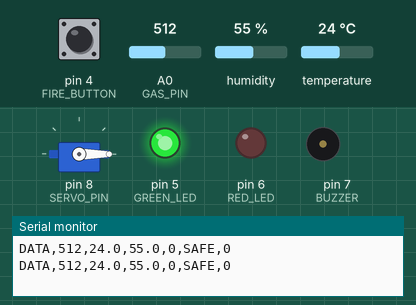
Simulated run of this sketch. Board: Arduino Uno, built with avr-gcc and run on an emulated ATmega328P. Parts: servo, output pins drawn as LEDs (lit = HIGH), buzzer (waves = sounding), the last lines printed to the serial monitor. The inputs (shaded band) are chosen by the test bench; at power-on: A0 (GAS_PIN) = 512, pin 4 (FIRE_BUTTON) HIGH, humidity 55 %, temperature 24 °C.

Above: at 4.8 s.
4.9 s: A0 (GAS_PIN) set to 583
7.8 s: A0 (GAS_PIN) set to 614
At 8.5 s:
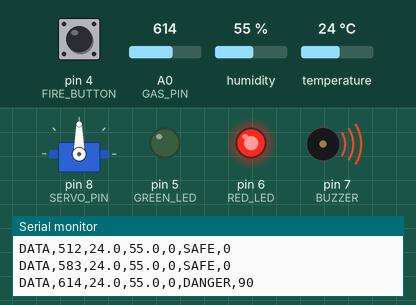
10.7 s: A0 (GAS_PIN) set to 590
At 12.8 s:
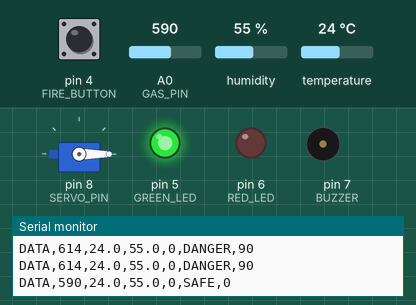
13.6 s: A0 (GAS_PIN) set to 610
At 14.5 s:
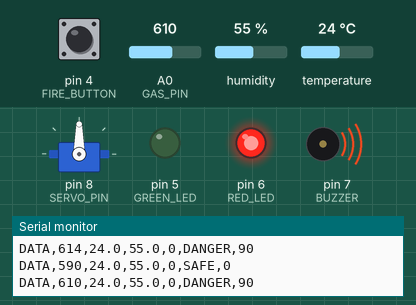
Timing chart, 0 to 16.6 s (numbered marks = the images above; inputs shaded):
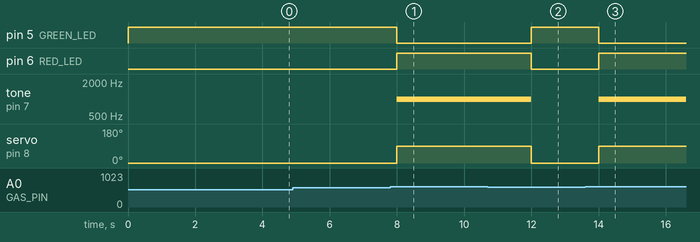

The sketch:

sketch.ino
```cpp
#include <DHT.h>
#include <Servo.h>

#define GAS_PIN A0
#define DHT_PIN 2
#define DHT_TYPE DHT22

#define FIRE_BUTTON 4
#define GREEN_LED 5
#define RED_LED 6
#define BUZZER 7
#define SERVO_PIN 8

// Demonstration thresholds only
const int GAS_THRESHOLD = 600;
const float TEMP_THRESHOLD = 45.0;

DHT dht(DHT_PIN, DHT_TYPE);
Servo ventilationServo;

unsigned long lastReadTime = 0;
const unsigned long READ_INTERVAL = 2000;

void setup() {
  Serial.begin(9600);

  pinMode(FIRE_BUTTON, INPUT_PULLUP);
  pinMode(GREEN_LED, OUTPUT);
  pinMode(RED_LED, OUTPUT);
  pinMode(BUZZER, OUTPUT);

  dht.begin();

  ventilationServo.attach(SERVO_PIN);
  ventilationServo.write(0);

  digitalWrite(GREEN_LED, HIGH);
  digitalWrite(RED_LED, LOW);
  noTone(BUZZER);

  Serial.println("COAL MINE SAFETY MONITOR");
  Serial.println("Format: DATA,gas,temp,humidity,fire,status,servo");
}

void loop() {
  if (millis() - lastReadTime < READ_INTERVAL) {
    return;
  }

  lastReadTime = millis();

  int gasValue = analogRead(GAS_PIN);
  float temperature = dht.readTemperature();
  float humidity = dht.readHumidity();

  bool fireDetected = digitalRead(FIRE_BUTTON) == LOW;
  bool sensorError = isnan(temperature) || isnan(humidity);

  bool gasDanger = gasValue >= GAS_THRESHOLD;
  bool tempDanger = !sensorError &&
                    temperature >= TEMP_THRESHOLD;

  bool danger = gasDanger || tempDanger ||
                fireDetected || sensorError;

  // Update safety outputs
  digitalWrite(RED_LED, danger ? HIGH : LOW);
  digitalWrite(GREEN_LED, danger ? LOW : HIGH);

  if (danger) {
    tone(BUZZER, 1000);
    ventilationServo.write(90);
  } else {
    noTone(BUZZER);
    ventilationServo.write(0);
  }

  // Structured output for the future dashboard
  Serial.print("DATA,");
  Serial.print(gasValue);
  Serial.print(",");

  if (sensorError) {
    Serial.print("null,null,");
  } else {
    Serial.print(temperature, 1);
    Serial.print(",");
    Serial.print(humidity, 1);
    Serial.print(",");
  }

  Serial.print(fireDetected ? 1 : 0);
  Serial.print(",");
  Serial.print(danger ? "DANGER" : "SAFE");
  Serial.print(",");
  Serial.println(danger ? 90 : 0);

  if (sensorError) {
    Serial.println("WARNING: DHT22 reading failed");
  }
}
```

Measured:
- the behaviour switches between 599 and 600 on A0 (GAS_PIN) (found by bisection; images 0 and 1)
- after the input at 7.8 s, pin 5 (GREEN_LED): HIGH → LOW after 0.20 s; pin 6 (RED_LED): LOW → HIGH after 0.20 s; tone on pin 7 (BUZZER): silent → 1000 Hz after 0.20 s; servo on pin 8 (SERVO_PIN): 0° → 90° after 0.20 s
- after the input at 10.7 s, pin 5 (GREEN_LED): LOW → HIGH after 1.3 s; pin 6 (RED_LED): HIGH → LOW after 1.3 s; tone on pin 7 (BUZZER): 1000 Hz → silent after 1.3 s; servo on pin 8 (SERVO_PIN): 90° → 0° after 1.3 s
- after the input at 13.6 s, pin 5 (GREEN_LED): HIGH → LOW after 0.41 s; pin 6 (RED_LED): LOW → HIGH after 0.41 s; tone on pin 7 (BUZZER): silent → 1000 Hz after 0.41 s; servo on pin 8 (SERVO_PIN): 0° → 90° after 0.41 s
